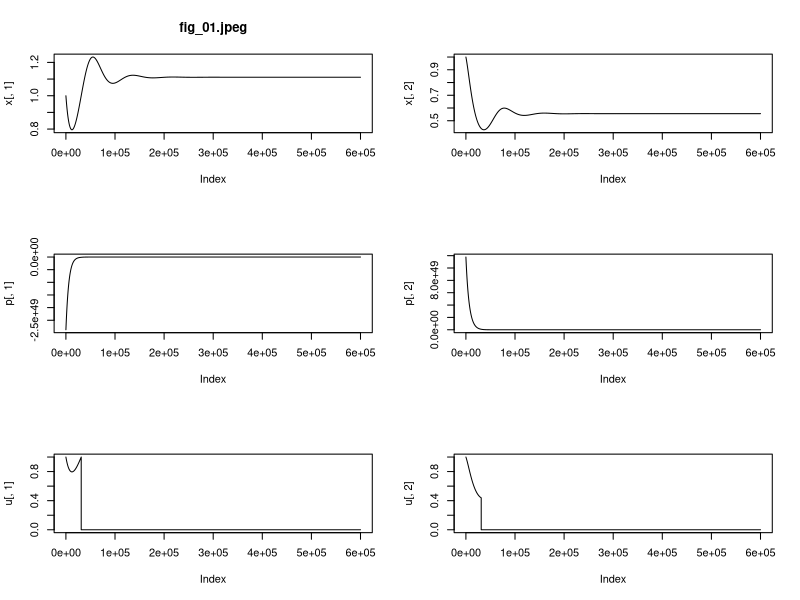

Generate this figure with R: (Note: this script raises an error after producing the figure.)
# https://www.w3schools.com/r/r_operators.asp

del = 10^(-4)

t1 = 0
t2 = 60

np = round((t2-t1)/del) + 1

t = seq(t1, t2, length.out = np)

del = t[2] - t[1]

p = matrix(rep(1,2*np), ncol=2)

numiter = 10

nom = 'fig_'

for (k in 1:numiter){
  ss = paste('iteracion', k)
  print(paste('---------------------', ss,  ' --------------------------'))

  x = matrix(rep(0,2*np), ncol=2)

  x1 = c(1,1)
  x[1,] = x1

  print('----------------------- 1er for---------------------')
  for (i in 2:np){
    uu = p[i-1,]*x1
#    if (!((0 <= uu[1] & uu[1] <= 1) & (0 <= uu[2] & uu[2] <= 1))){
#      uu = c(0,0)
#    }
    mat1 = matrix(c(1, x1[2], -x1[1], -1), ncol=2)
    mat2 = matrix(c(.4*uu[1], 0, 0, .2*uu[2]), ncol=2)
    x2 = x1 + del * (mat1 %*% x1 - mat2 %*% x1)
    x[i,] = x2
    x1 = x2
  }

  print('--------------------- termina el 1 ford-------------------')

  u = matrix(rep(0,2*np), ncol=2)

  for (i in 1:np){
    uu = p[i,] * x[i,]
    if ((0 <= uu[1] & uu[1] <= 1) & (0 <= uu[2] & uu[2] <= 1)){
      u[i,] = uu
    }
  }

  print('----------------------- 2er for---------------------')

  p = matrix(rep(0,2*np), ncol=2)

  p2 =  c(.7, .5)
  p[np,] = p2

  for (i in (np-1):1){
    uu = u[i+1,]
    xx = x[i+1,]
    mat1 = matrix(c(1, -xx[1], xx[2], -1), ncol = 2)
    mat2 = matrix(c(xx[2] + .4*uu[1], 0, 0, -xx[1]+.2*uu[2]), ncol=2)
    p1 = p2 - del* (-1*c(-xx[1], x[2]) + mat1 %*% p2 + mat2 %*% p2)
    p[i,] = p1
    p2 = p1
  }

  print('----------------------- termina 2o for---------------------')

  if (k < 10){
    file = paste(nom,'0',k, '.jpeg', sep='')
  } else {
    file = paste(nom,k, '.jpeg', sep='')
  }

  jpeg(file=file)

  par(mfrow=c(3,2))

  plot(x[,1], type='l', main=file)

  plot(x[,2], type='l')

  plot(p[,1], type='l')
  
  plot(p[,2], type='l')

  plot(u[,1], type='l')
 
  plot(u[,2], type='l')
  dev.off()
}
